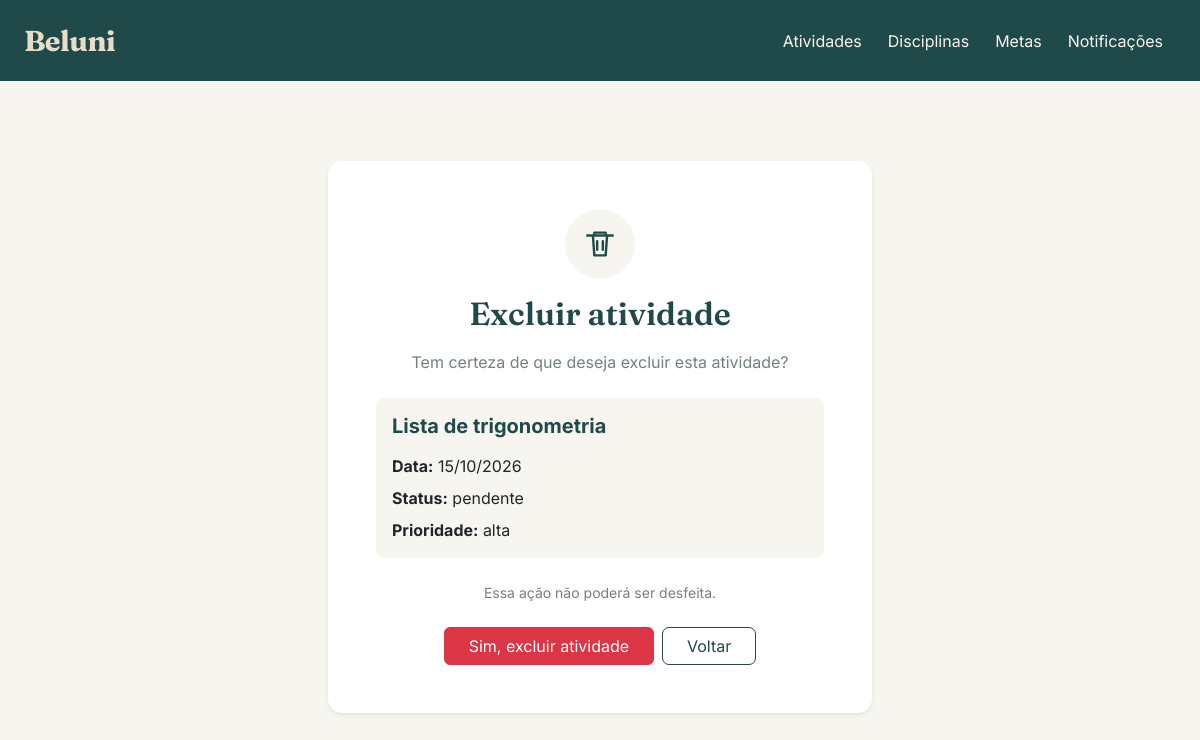
/atividades/3/excluir/ (signed in), run on the app's committed database.
### atividade/models.py (models this page shows, shortened)
class Atividade(models.Model):
    titulo = models.CharField(max_length=100)
    data = models.DateField()
    detalhamento_atividade = models.CharField(max_length=255)
    status = models.CharField(max_length=50)
    prioridade = models.CharField(max_length=50)
    pontuacao = models.FloatField()
    disciplinas = models.ManyToManyField(
        Disciplina,
        through="AtividadeInterdisciplinar",
        related_name="atividades"
    )

### atividade/views.py (the view)
# urls.py: path('<int:id>/excluir/', views.excluir_atividade, name='excluir_atividade'),
@login_required
@permission_required('atividade.delete_atividade')
def excluir_atividade(request, id):
    atividade = get_object_or_404(Atividade, id=id)
    if request.method == 'POST':
        atividade.delete()
        return redirect('listar_atividades')
    return render(
        request,
        'atividade/excluir.html',
        {'atividade': atividade}
    )

### atividade/templates/atividade/excluir.html (shortened to what this page needs)
{% extends 'base.html' %}
{% block conteudo %}
<div class="container py-5">
    <div class="row justify-content-center">
        <div class="col-12 col-md-9 col-lg-7 col-xl-6">
            <div class="card border-0 shadow-sm p-4 p-md-5 text-center">
                <div class="mb-3">
                    <span class="d-inline-flex align-items-center justify-content-center rounded-circle"
                          style="width: 70px; height: 70px; background-color: #F7F5EF; color: #20494A;">
                        <svg xmlns="http://www.w3.org/2000/svg"
                             width="34" height="34" fill="none"
                             viewBox="0 0 24 24" stroke="currentColor"
                             stroke-width="1.7">
                            <path stroke-linecap="round"
                                  stroke-linejoin="round"
                                  d="M3 6h18M8 6V4h8v2m-9 0 1 14h8l1-14M10 10v6m4-6v6"/>
                        </svg>
                    </span>
                </div>
                <h1 class="titulo-pagina mb-3">
                    Excluir atividade
                </h1>
                <p class="text-secondary mb-4">
                    Tem certeza de que deseja excluir esta atividade?
                </p>
                <div class="rounded-3 p-3 mb-4 text-start"
                     style="background-color: #F7F5EF;">
                    <h5 class="fw-bold mb-3" style="color: #20494A;">
                        {{ atividade.titulo }}
                    </h5>
                    <p class="mb-2">
                        <strong>Data:</strong>
                        {{ atividade.data|date:"d/m/Y" }}
                    </p>
                    <p class="mb-2">
                        <strong>Status:</strong>
                        {{ atividade.get_status_display|default:atividade.status }}
                    </p>
                    <p class="mb-0">
                        <strong>Prioridade:</strong>
                        {{ atividade.get_prioridade_display|default:atividade.prioridade }}
                    </p>
                </div>
                <p class="small text-secondary mb-4">
                    Essa ação não poderá ser desfeita.
                </p>
                <form method="post">
                    <div class="d-flex flex-column flex-sm-row justify-content-center gap-2">
                        <button type="submit" class="btn btn-danger px-4">
                            Sim, excluir atividade
                        </button>
                        <a href="{% url 'listar_atividades' %}"
                           class="btn btn-outline-primary px-4">
                            Voltar
                        </a>
                    </div>
                </form>
            </div>
        </div>
    </div>
</div>
{% endblock %}

### templates/base.html (style rules this page uses)
:root { --beluni-petroleo: #20494A; --beluni-petroleo-escuro: #173839; --beluni-areia: #E8DDC8; --beluni-fundo: #F7F5EF; --beluni-branco: #FFFFFF; --beluni-texto: #293B3B; --beluni-secundario: #758080; --beluni-borda: #E5E2D9; }
body { background-color: var(--beluni-fundo); color: var(--beluni-texto); font-family: 'Inter', sans-serif; margin: 0; }
.titulo-pagina { color: var(--beluni-petroleo); font-family: 'Fraunces', serif; font-size: 2rem; font-weight: 600; margin-bottom: 24px; }
.card { background-color: var(--beluni-branco); border: 1px solid var(--beluni-borda); border-radius: 14px; box-shadow: 0 4px 14px rgba(32, 73, 74, 0.05); }
.btn-outline-primary { color: var(--beluni-petroleo); border-color: var(--beluni-petroleo); border-radius: 7px; }
.text-secondary { color: var(--beluni-secundario) !important; }

### data on the page
Atividade: titulo "Lista de trigonometria", data "15/10/2026", status "pendente", prioridade "alta"
